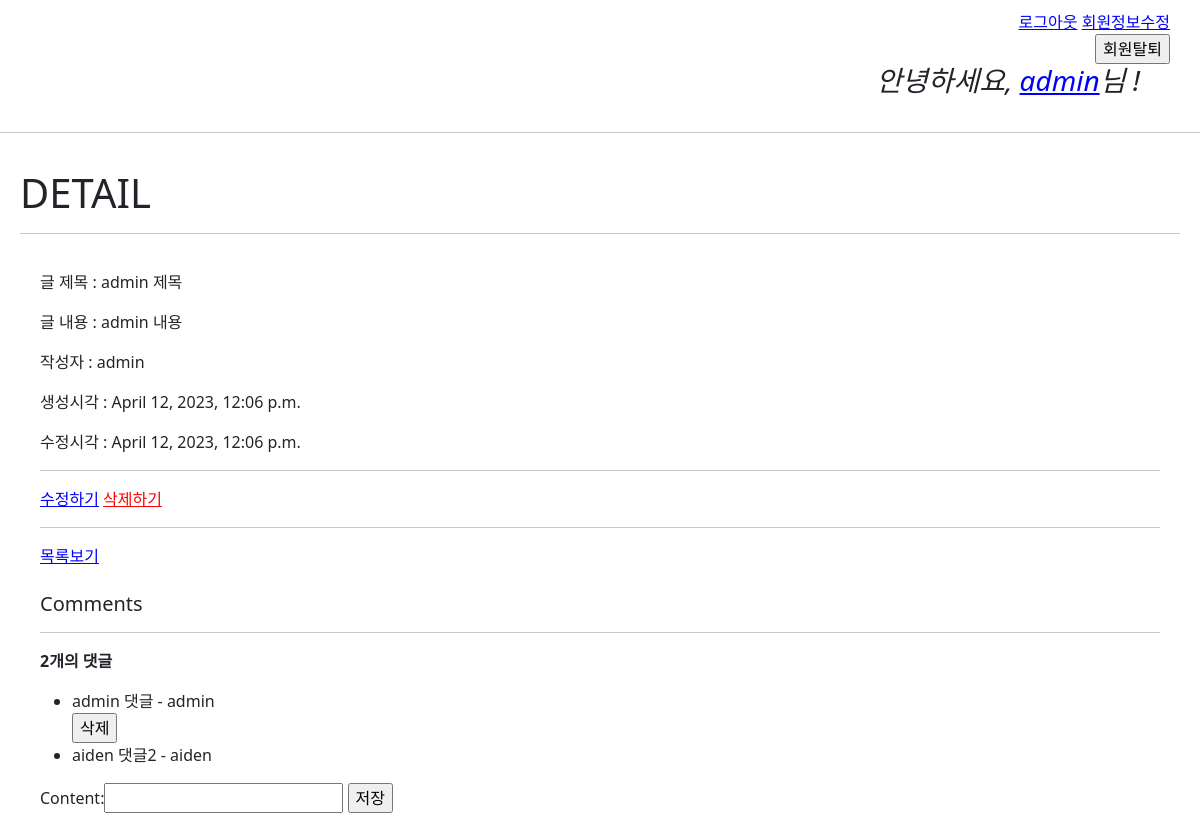
The app's page /articles/1/ (signed in) with its own data.
### accounts/models.py (models this page shows)
class User(AbstractUser):
    followings = models.ManyToManyField('self', symmetrical=False, related_name='followers')

### articles/models.py (models this page shows, shortened)
class Article(models.Model):
    user = models.ForeignKey(settings.AUTH_USER_MODEL, on_delete=models.CASCADE)
    like_users = models.ManyToManyField(settings.AUTH_USER_MODEL, related_name='like_articles')
    title = models.CharField(max_length=30)
    content = models.TextField()
    image = models.ImageField(blank=True, null=True)
    created_at = models.DateTimeField(auto_now_add=True)
    updated_at = models.DateTimeField(auto_now=True)

class Comment(models.Model):
    user = models.ForeignKey(settings.AUTH_USER_MODEL, on_delete=models.CASCADE)
    article = models.ForeignKey(Article, on_delete=models.CASCADE)
    content = models.CharField(max_length=200)
    created_at = models.DateTimeField(auto_now_add=True)
    updated_at = models.DateTimeField(auto_now=True)

### articles/views.py (the view)
# urls.py: path('<int:pk>/', views.detail, name='detail'),
def detail(request, pk):
    article = Article.objects.get(pk=pk)
    comment_form = CommentForm()
    comments = article.comment_set.all()
    context = {
        'article': article,
        'comment_form': comment_form,
        'comments': comments,
    }
    return render(request, 'articles/detail.html', context)

### articles/forms.py
class CommentForm(forms.ModelForm):
    class Meta:
        model = Comment
        exclude = (
            'article',
            'user',
        )

### articles/templates/articles/detail.html (shortened to what this page needs)
{% extends 'base.html' %}
{% block content %}
  <h1>DETAIL</h1>
  <hr />
  <div id="article-content">
    <p>글 제목 : {{article.title}}</p>
    <p>글 내용 : {{article.content}}</p>
    <p>작성자 : {{article.user}}</p>
    <p>생성시각 : {{article.created_at}}</p>
    <p>수정시각 : {{article.updated_at}}</p>
    <hr>
    {% if request.user == article.user %}
      <a href="{% url 'articles:update' article.pk %}">수정하기</a>
      <form action="{% url 'articles:delete' article.pk %}" id="delete-form">
        <input type="submit" value="삭제하기" id="delete-btn" />
      </form><br>
      <hr>
    {% endif %}
    <a href="{% url 'articles:index' %}">목록보기</a>
    <br><br>
    <h5>Comments</h5>
    <hr>
    {% if comments %}
      <p><b>{{comments|length}}개의 댓글</b></p>
    {% endif %}
    <ul>
      {% for comment in comments %}
        <li>
          {{comment.content}} - {{comment.user}}
          {% if request.user == comment.user %}
            <form action="{% url 'articles:comments_delete' article.pk comment.pk%}" method="POST">
              <input type="submit" value="삭제">
            </form>
          {% endif %}
        </li>
      {% empty %}
        <li>댓글이 없습니다 :(</li>
      {% endfor %}
    </ul>
    {% if request.user.is_authenticated %}
      <form action="{% url 'articles:comments_create' article.pk %}" method="POST">
        {{comment_form}}
        <input type="submit" value="저장">
      </form>
    {% else %}
      <a href="{% url 'accounts:login' %}">댓글 달려면 로그인 하라구!</a>
    {% endif %}
  </div>
{% endblock content %}

### templates/base.html (shortened to what this page needs)
{% load static %}
<!DOCTYPE html>
<html lang="en">
  <head>
    <link href="https://cdn.jsdelivr.net/npm/bootstrap@5.3.0-alpha1/dist/css/bootstrap.min.css" rel="stylesheet">
    <link rel="stylesheet" href="{% static 'base.css' %}">
  </head>
  <body>
    <div id="nav">
      {% if user.is_authenticated %}
        <a href="{% url 'accounts:logout' %}">로그아웃</a>
        <a href="{% url 'accounts:update' %}">회원정보수정</a>
        <form action="{% url 'accounts:delete' %}" method="POST">
          <input type="submit" value="회원탈퇴">
        </form>
        <h3 id="user-hello">
          <i>
            안녕하세요, <a href="{% url 'accounts:profile' user.username %}">{{user}}</a>님 !
          </i>
        </h3>
      {% else %}
        <a href="{% url 'accounts:signup' %}">회원가입</a>
        <a href="{% url 'accounts:login' %}">로그인</a>
      {% endif %}
    </div>
    <hr>
    <div id="content">
      {% block content %}{% endblock content %}
    </div>
  </body>
</html>

### static/base.css (style rules this page uses)
a { color: blue; }
#content { padding: 20px; }
#delete-btn { border: 0; outline: 0; color: red; text-decoration: underline; background: none; padding: 0px; }
#delete-form { display: inline; }
#nav { text-align: right; padding: 10px 30px 10px; }
#user-hello { text-align: right; padding-right: 30px; }
#article-content { padding: 20px; }

### records on screen
User: username "admin"
Article: title "admin 제목", content "admin 내용", user "admin", created_at "April 12, 2023, 12:06 p.m.", updated_at "April 12, 2023, 12:06 p.m."
Comment: content "admin 댓글", user "admin"
Comment: content "aiden 댓글2", user "aiden"

### other values on screen
{{ comments|length }} "2"
